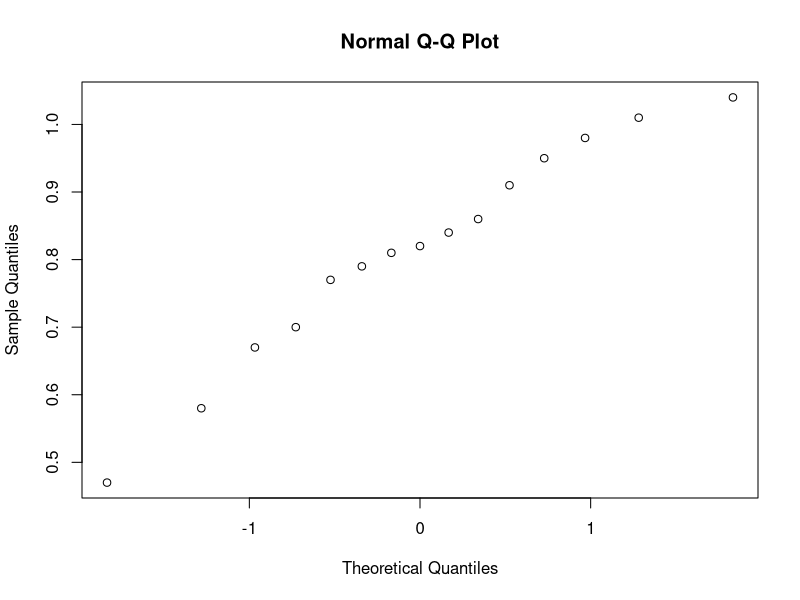
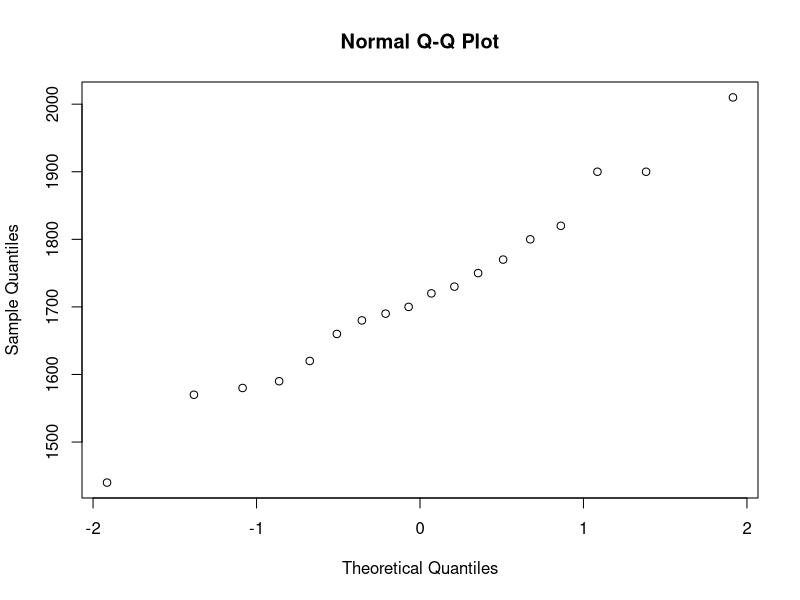
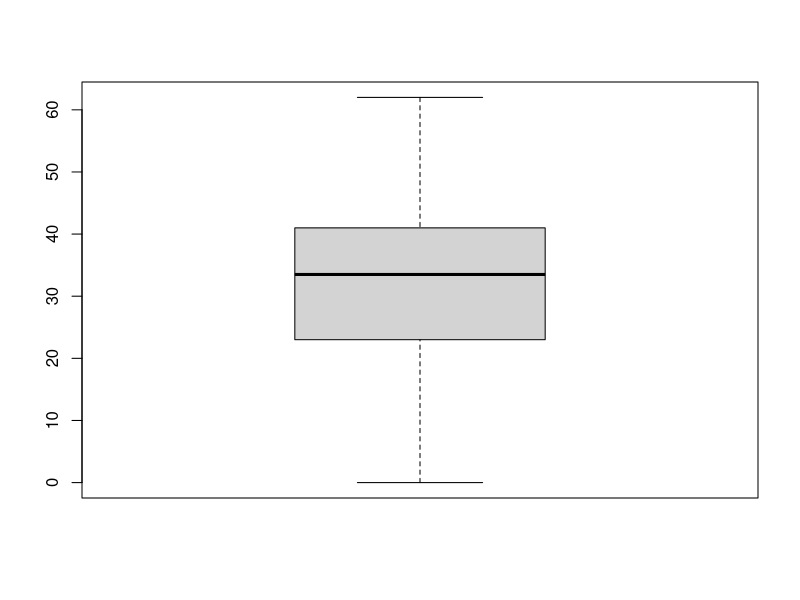
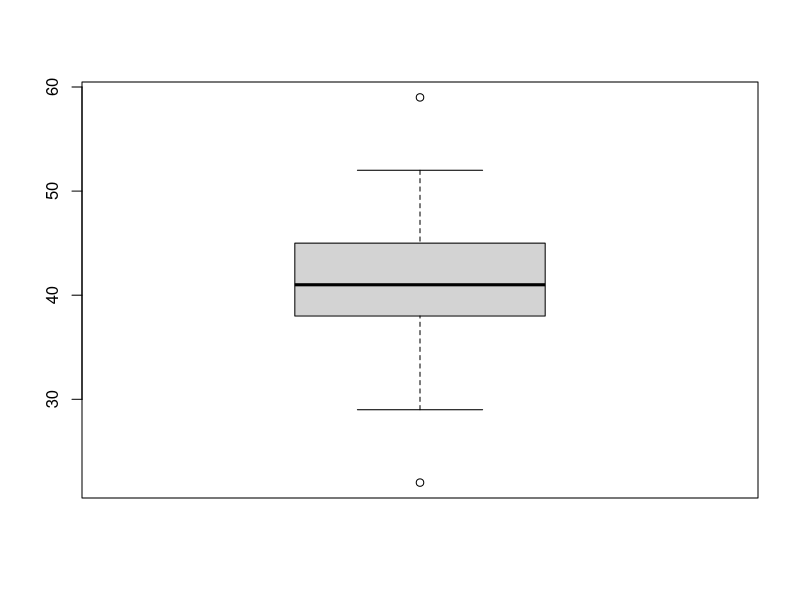
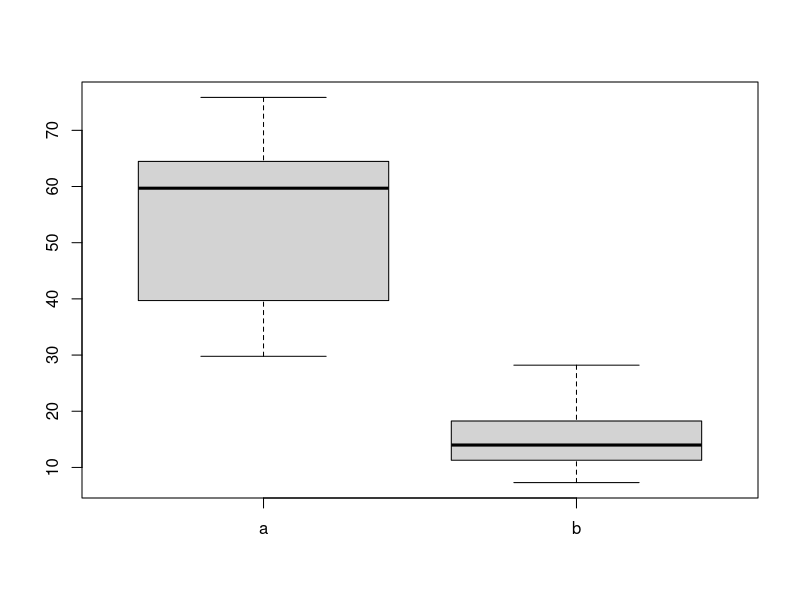

These figures' R source, in order: (Note: this script raises an error after producing the figures.)
#76
x=floor(runif(50, min = 1, max = 1000))
x
#94
a=c(.47,.58,.67,.7,.77,.79,.81,.82,.84,.86,.91,.95,.98,1.01,1.04)
qqnorm(a)

#44
a=c(1660,1820,1590,1440,1730,1680,1750,1720,1900,1570,1700,1900,1800,1770,2010,1580,1620,1690)
qqnorm(a)

#Scarlett Townsend 
#Extra Credit Assignment
#6-5
a=c(152,157,179,182,176,149)
b=c(384,369,354,375,366,423)
mean(a)
mean(b)
sd(a)
sd(b)
t.test(a,b,paired=FALSE)
t.test(a,b,paired=FALSE,alternative="less")
#6-8
a=c(0,0,0,13,15,19,23,23,24,25,27,30,30,32,33,34,35,35,38,39,40,40,41,42,44,45,50,55,55,62)
length(a)
b=c(22,29,29,32,36,36,38,38,39,40,40,40,41,41,42,43,43,43,45,45,46,46,46,52,59)
length(b)
mean(a)
mean(b)
sd(a)
sd(b)
t.test(a,b,paired=FALSE,alternative="less")
boxplot(a)
boxplot(b)
#6-11
a=c(61.48,64.47,45.5,59.7,58.81,75.86,71.57,38.06,30.51,39.7,29.78,66.89,63.93)
length(a)
b=c(13.99,18.26,11.28,10.02,21,17.36,28.2,7.3,12.8,9.41,12.63,16.83,22.74)
length(b)
mean(a)
mean(b)
sd(a)
sd(b)
t.test(a,b,paired=FALSE,var.equal=FALSE,alternative="less")
t.test(a,b,paired=FALSE,var.equal=FALSE)
x=cbind(a,b)
boxplot(x)
#6-12
t.test(a,b,paired=TRUE,var.equal=FALSE)
t.test(a,b,paired=TRUE,var.equal=FALSE,alternative="less")
#7-7
qchisq(.995, 149)
qchisq(.005, 149)

((149*9.537^2)/qchisq(.995, 149))^.5
((149*9.537^2)/qchisq(.005, 149))^.5

(149*9.537^2)/90

qchisq(.95, 149)

(149*9.537^2)/90 >= qchisq(.95, 149)

#7-9

(80*1.771^2)/4

qchisq(.05,80)

(80*1.771^2)/4 <= qchisq(.05, 80)

qchisq(.975, 80)
qchisq(.025, 80)
((80*1.771^2)/qchisq(.975, 80))^.5
((80*1.771^2)/qchisq(.025, 80))^.5

#7-15
#old
qchisq(.975,60)
qchisq(.025,60)
((60*.231^2)/qchisq(.975,60))^.5
((60*.231^2)/qchisq(.025,60))^.5
#new
((60*.162^2)/qchisq(.975,60))^.5
((60*.162^2)/qchisq(.025,60))^.5

.231^2/.162^2

qf(.95, 60,59)

.231^2/.162^2 >= qf(.95, 60,59)

#7-16
#computer
((90*53.77^2)/chisq(.975,90))^.5
((90*53.77^2)/chisq(.025,90))^.5
#conventional
((90*36.94^2)/chisq(.975,90))^.5
((90*36.94^2)/chisq(.025,90))^.5

.231^2/.162^2

qf(.95, 60,59)

.231^2/.162^2 >= qf(.95, 60,59)